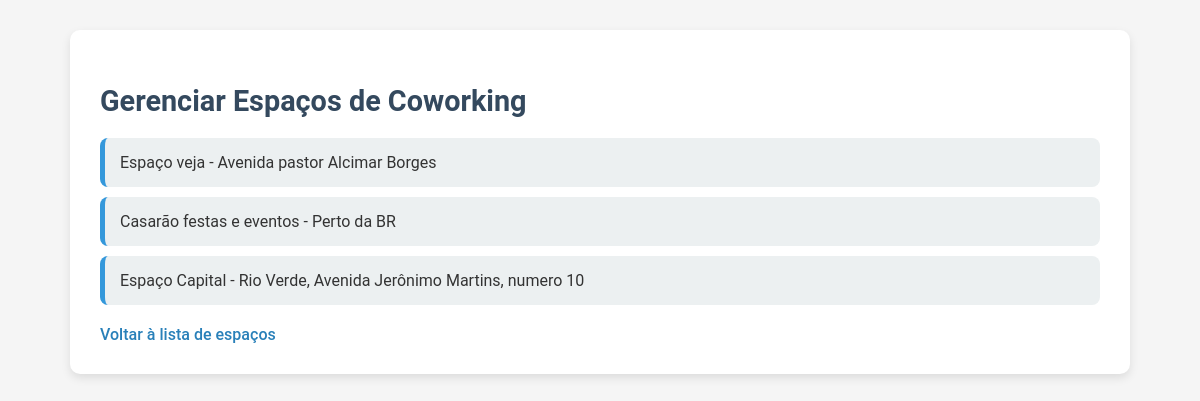
Before: /reservas/gerenciar/ (signed in) with the older database file.
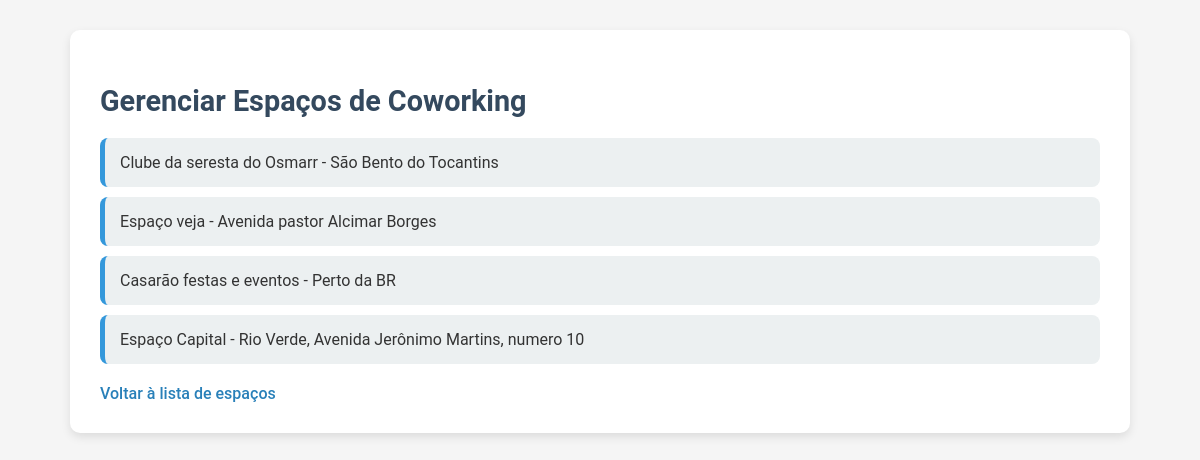
After: the same page with the newer database file.
### reservas/models.py (models this page shows, shortened)
class EspacoCoworking(models.Model):
    nome = models.CharField(max_length=100)
    endereco = models.CharField(max_length=200)
    frase_destaque = models.CharField(max_length=100, blank=True, null=True)
    descricao = models.TextField(blank=True, null=True)
    capacidade = models.IntegerField()
    preco_por_hora = models.DecimalField(max_digits=10, decimal_places=2)
    foto = models.ImageField(upload_to='fotos/', blank=True, null=True)
    latitude = models.FloatField(default=0)
    longitude = models.FloatField(default=0)
    prioridade = models.IntegerField(default=0)
    palavras_chave = models.TextField(blank=True, null=True, help_text='Separado por -')
    instagram = models.URLField(max_length=255, blank=True, null=True)
    facebook = models.URLField(max_length=255, blank=True, null=True)
    linkedin = models.URLField(max_length=255, blank=True, null=True)
    nome_espaco = models.CharField(max_length=255, blank=True, null=True)
    razao_social = models.CharField(max_length=255, blank=True, null=True)
    cep = models.CharField(max_length=20, blank=True, null=True)
    pais = models.CharField(max_length=100, blank=True, null=True)
    uf = models.CharField(max_length=2, blank=True, null=True)
    cidade = models.CharField(max_length=100, blank=True, null=True)
    bairro = models.CharField(max_length=100, blank=True, null=True)
    logradouro = models.CharField(max_length=255, blank=True, null=True)
    numero = models.CharField(max_length=10, blank=True, null=True)
    complemento = models.CharField(max_length=255, blank=True, null=True)
    logo = models.ImageField(upload_to='logos/', blank=True, null=True)
    foto_horizontal = models.ImageField(upload_to='fotos_espaco/', blank=True, null=True)
    nome_proprietario = models.CharField(max_length=255, blank=True, null=True)
    email_proprietario = models.EmailField(blank=True, null=True)
    telefone_proprietario = models.CharField(max_length=20, blank=True, null=True)
    nome_gerente = models.CharField(max_length=255, blank=True, null=True)
    email_gerente = models.EmailField(blank=True, null=True)
    telefone_gerente = models.CharField(max_length=20, blank=True, null=True)
    titular_conta = models.CharField(max_length=255, blank=True, null=True)
    banco = models.CharField(max_length=100, blank=True, null=True)
    agencia = models.CharField(max_length=20, blank=True, null=True)
    conta = models.CharField(max_length=20, blank=True, null=True)
    tipo_conta = models.CharField(max_length=50, blank=True, null=True)
    tipo_pix = models.CharField(max_length=50, blank=True, null=True)
    pix = models.CharField(max_length=100, blank=True, null=True)
    cafe = models.BooleanField(default=False)
    cha = models.BooleanField(default=False)
    massagem = models.BooleanField(default=False)
    outros_diferenciais = models.CharField(max_length=255, blank=True, null=True)
    wifi = models.BooleanField(default=False)
    acessibilidade = models.BooleanField(default=False)
    acesso24h = models.BooleanField(default=False)
    playground_kids = models.BooleanField(default=False)
    ar_condicionado = models.BooleanField(default=False)
    area_alimentacao = models.BooleanField(default=False)
    biblioteca = models.BooleanField(default=False)
    cabine_call = models.BooleanField(default=False)
    cozinha = models.BooleanField(default=False)
    espaco_pet = models.BooleanField(default=False)
    espaco_convivencia = models.BooleanField(default=False)
    lounge = models.BooleanField(default=False)
    galeria_arte = models.BooleanField(default=False)
    geladeira = models.BooleanField(default=False)
    gerador_eletricidade = models.BooleanField(default=False)
    jardim = models.BooleanField(default=False)
    quadro_branco = models.BooleanField(default=False)
    recepcao = models.BooleanField(default=False)
    sala_descompressao = models.BooleanField(default=False)
    sala_jogos = models.BooleanField(default=False)
    varanda = models.BooleanField(default=False)
    vestuario = models.BooleanField(default=False)
    velocidade_internet = models.CharField(max_length=50, blank=True, null=True)
    auditorio = models.BooleanField(default=False)
    cafeteria = models.BooleanField(default=False)
    coliving = models.BooleanField(default=False)
    espaco_eventos = models.BooleanField(default=False)
    estudio_gravacao = models.BooleanField(default=False)
    restaurante = models.BooleanField(default=False)
    fotos_area_comum = models.ImageField(upload_to='fotos_areas_comuns/', blank=True, null=True)
    fotos_area_compartilhada = models.ImageField(upload_to='fotos_areas_compartilhadas/', blank=True, null=True)
    fotos_salas_privativas = models.ImageField(upload_to='fotos_salas_privativas/', blank=True, null=True)
    outras_fotos = models.ImageField(upload_to='outras_fotos/', blank=True, null=True)
    proprietario = models.ForeignKey(User, on_delete=models.CASCADE)
    class Meta:
        verbose_name = "Espaço de Coworking"
        verbose_name_plural = "Espaços de Coworking"
        ordering = ['prioridade']  # Ordena os espaços pelo nome de forma padrão

### reservas/views.py (the view)
# urls.py: path('gerenciar/', views.gerenciar_espacos, name='gerenciar_espacos'),
@user_passes_test(is_coworking_admin)
@login_required
def gerenciar_espacos(request):
    espacos = EspacoCoworking.objects.filter(proprietario=request.user)
    return render(request, 'reservas/gerenciar_espacos.html', {'espacos': espacos})

### reservas/views.py (called while the page is built)
def is_coworking_admin(user):
    return user.groups.filter(name='Administradores de Coworking').exists()

### reservas/templates/reservas/gerenciar_espacos.html (shortened to what this page needs)
{% load static %}
<!DOCTYPE html>
<html>
<head>
    <link rel="stylesheet" href="{% static 'reservas/styles.css' %}">
</head>
<body>
    <div class="container">
        <h2>Gerenciar Espaços de Coworking</h2>
        <ul>
            {% for espaco in espacos %}
            <li>{{ espaco.nome }} - {{ espaco.endereco }}</li>
            {% endfor %}
        </ul>
        <a href="{% url 'lista_espacos' %}">Voltar à lista de espaços</a>
    </div>
</body>
</html>

Changed rows visible on the page:
added EspacoCoworking: nome "Clube da seresta do Osmarr", endereco "São Bento do Tocantins"
